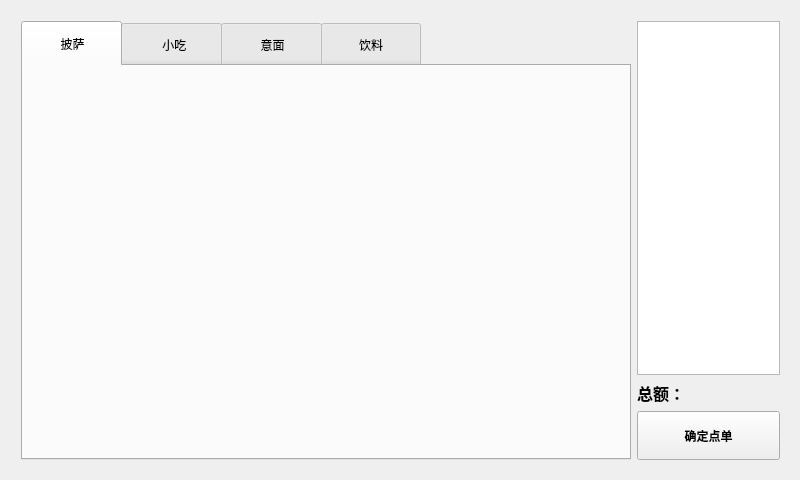
<?xml version="1.0" encoding="UTF-8"?>
<ui version="4.0">
 <class>Widget</class>
 <widget class="QWidget" name="Widget">
  <property name="geometry">
   <rect>
    <x>0</x>
    <y>0</y>
    <width>800</width>
    <height>480</height>
   </rect>
  </property>
  <property name="windowTitle">
   <string>Widget</string>
  </property>
  <widget class="QWidget" name="layoutWidget">
   <property name="geometry">
    <rect>
     <x>10</x>
     <y>10</y>
     <width>781</width>
     <height>461</height>
    </rect>
   </property>
   <layout class="QHBoxLayout" name="horizontalLayout">
    <item>
     <widget class="QTabWidget" name="tabWidget">
      <property name="minimumSize">
       <size>
        <width>610</width>
        <height>0</height>
       </size>
      </property>
      <property name="styleSheet">
       <string notr="true">QTabBar::tab{ min-height: 45px; min-width:100px;}</string>
      </property>
      <property name="currentIndex">
       <number>0</number>
      </property>
      <property name="iconSize">
       <size>
        <width>16</width>
        <height>16</height>
       </size>
      </property>
      <widget class="QWidget" name="tab_mainfood">
       <attribute name="title">
        <string> 披萨</string>
       </attribute>
       <widget class="QWidget" name="gridLayoutWidget_4">
        <property name="geometry">
         <rect>
          <x>0</x>
          <y>0</y>
          <width>611</width>
          <height>411</height>
         </rect>
        </property>
        <layout class="QGridLayout" name="Layout_mainfood_"/>
       </widget>
      </widget>
      <widget class="QWidget" name="tab_minorfood">
       <attribute name="title">
        <string>  小吃</string>
       </attribute>
       <widget class="QWidget" name="gridLayoutWidget_3">
        <property name="geometry">
         <rect>
          <x>0</x>
          <y>0</y>
          <width>611</width>
          <height>401</height>
         </rect>
        </property>
        <layout class="QGridLayout" name="Layout_minorfood_"/>
       </widget>
      </widget>
      <widget class="QWidget" name="tab_sweet">
       <attribute name="title">
        <string> 意面</string>
       </attribute>
       <widget class="QWidget" name="gridLayoutWidget_2">
        <property name="geometry">
         <rect>
          <x>-1</x>
          <y>-1</y>
          <width>611</width>
          <height>401</height>
         </rect>
        </property>
        <layout class="QGridLayout" name="Layout_sweet"/>
       </widget>
      </widget>
      <widget class="QWidget" name="tab_4">
       <attribute name="title">
        <string>饮料</string>
       </attribute>
       <widget class="QWidget" name="gridLayoutWidget">
        <property name="geometry">
         <rect>
          <x>-1</x>
          <y>-1</y>
          <width>611</width>
          <height>401</height>
         </rect>
        </property>
        <layout class="QGridLayout" name="Layout_drink_"/>
       </widget>
      </widget>
     </widget>
    </item>
    <item>
     <layout class="QVBoxLayout" name="verticalLayout_3">
      <item>
       <widget class="QListWidget" name="chose_menu"/>
      </item>
      <item>
       <widget class="QLabel" name="label_price">
        <property name="font">
         <font>
          <pointsize>12</pointsize>
          <weight>75</weight>
          <bold>true</bold>
         </font>
        </property>
        <property name="text">
         <string>总额：</string>
        </property>
       </widget>
      </item>
      <item>
       <layout class="QVBoxLayout" name="verticalLayout_2">
        <item>
         <widget class="QPushButton" name="btn_end">
          <property name="minimumSize">
           <size>
            <width>0</width>
            <height>49</height>
           </size>
          </property>
          <property name="font">
           <font>
            <weight>75</weight>
            <bold>true</bold>
           </font>
          </property>
          <property name="text">
           <string>确定点单</string>
          </property>
         </widget>
        </item>
       </layout>
      </item>
     </layout>
    </item>
   </layout>
  </widget>
 </widget>
 <layoutdefault spacing="6" margin="11"/>
 <resources/>
 <connections/>
</ui>
